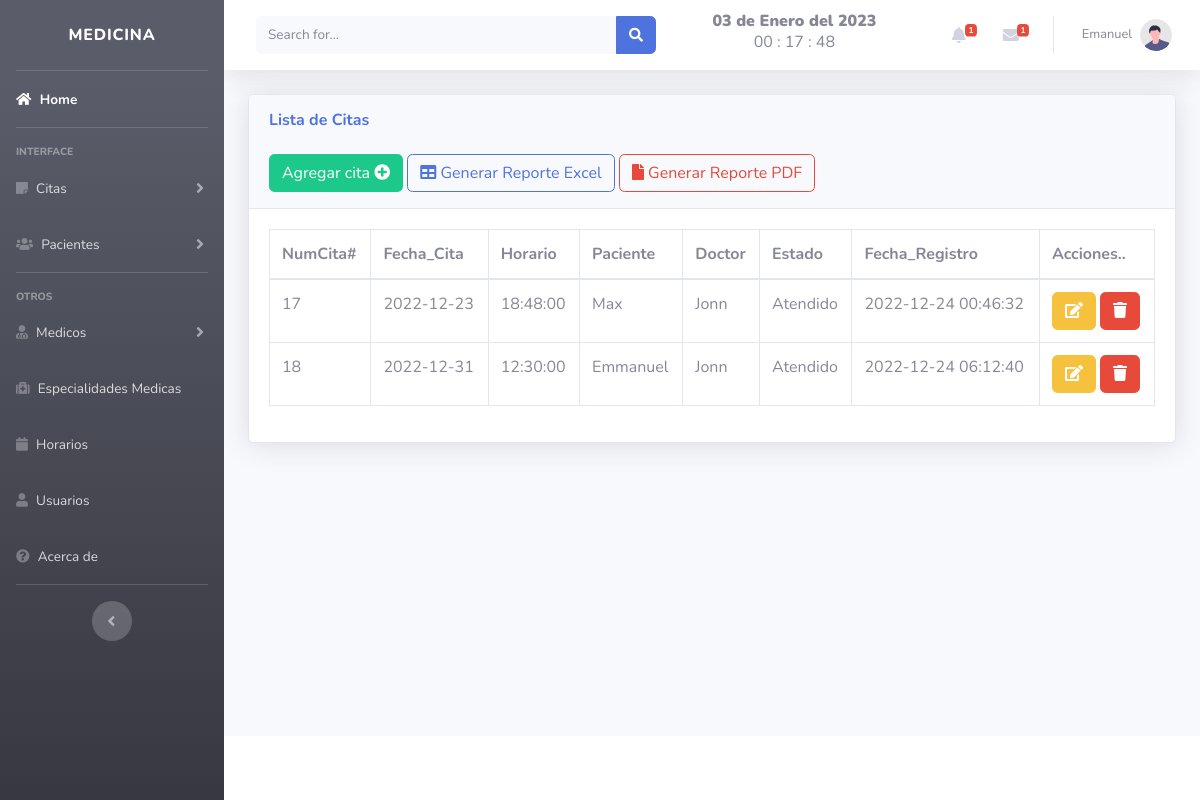
Page /views/citas.php (signed in) on the earlier database version.
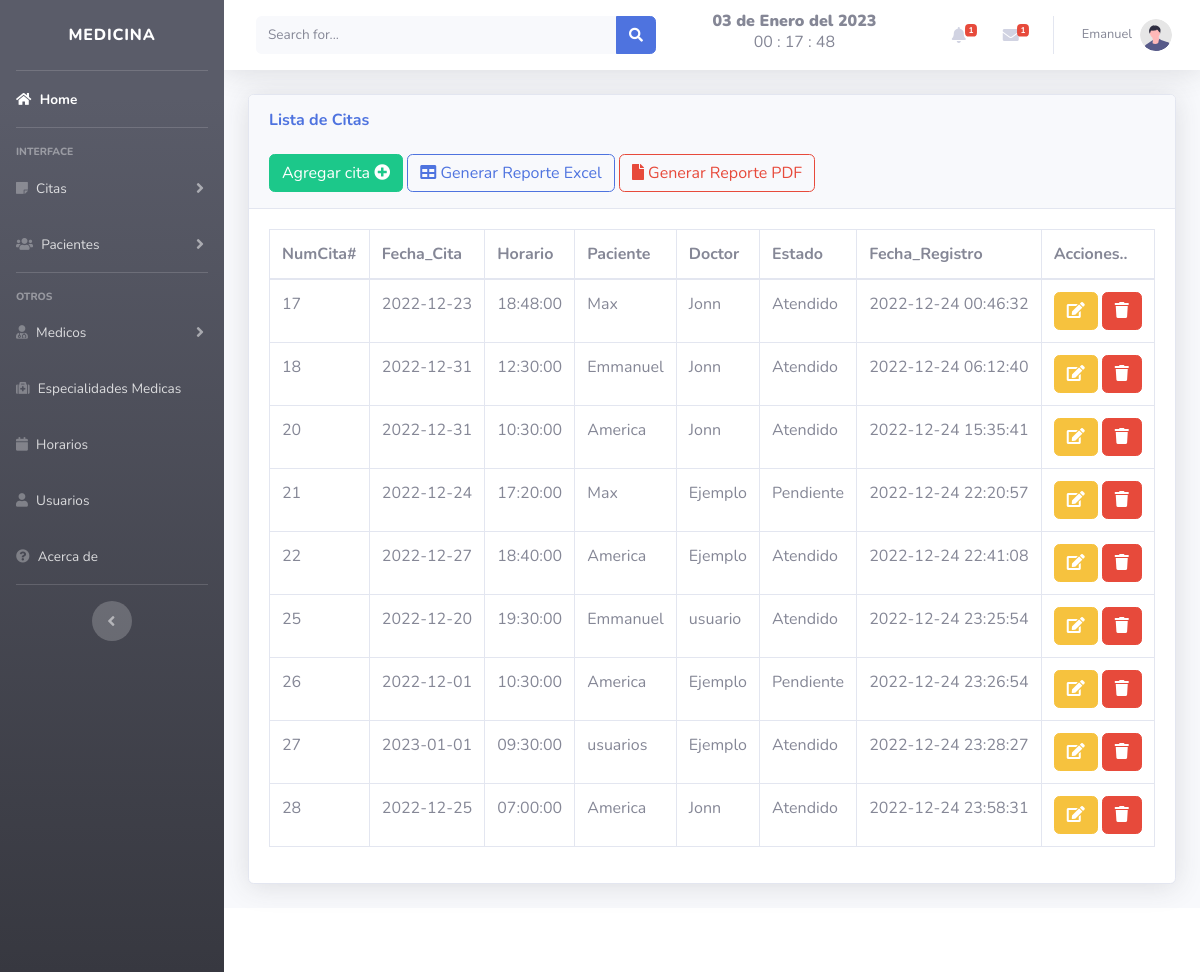
Same page on the later database version.
### tables this page shows
CREATE TABLE `citas` (
  `id` int(11) NOT NULL,
  `fecha` date NOT NULL,
  `hora` time NOT NULL,
  `id_paciente` int(11) NOT NULL,
  `id_doctor` int(11) NOT NULL,
  `estado` int(11) NOT NULL,
  `fecha_registro` timestamp NOT NULL DEFAULT current_timestamp()
);

CREATE TABLE `pacientes` (
  `id` int(11) NOT NULL,
  `nombre` varchar(50) NOT NULL,
  `apellidos` varchar(150) NOT NULL,
  `correo` varchar(50) NOT NULL,
  `edad` varchar(150) NOT NULL,
  `ocupacion` varchar(150) NOT NULL,
  `sexo` varchar(50) NOT NULL,
  `estado_civil` varchar(150) NOT NULL,
  `peso` varchar(150) NOT NULL,
  `nacimiento` date NOT NULL,
  `familiar` varchar(150) NOT NULL,
  `telefono` varchar(50) NOT NULL,
  `direccion` varchar(150) NOT NULL,
  `enfermedad` varchar(150) NOT NULL,
  `tipo_sangre` varchar(150) NOT NULL,
  `alergias` varchar(150) NOT NULL,
  `curp` varchar(150) NOT NULL,
  `fecha` timestamp NULL DEFAULT current_timestamp(),
  `estado` varchar(50) NOT NULL,
  `id_user` int(11) NOT NULL
);

CREATE TABLE `doctor` (
  `id` int(11) NOT NULL,
  `cedula` int(50) NOT NULL,
  `name` varchar(50) NOT NULL,
  `apellidos` varchar(150) NOT NULL,
  `correo` varchar(50) NOT NULL DEFAULT 'current_timestamp()',
  `id_horario` int(11) NOT NULL,
  `id_especialidad` int(11) NOT NULL,
  `sexo` varchar(50) NOT NULL,
  `telefono` varchar(50) NOT NULL,
  `direccion` varchar(150) NOT NULL,
  `fecha` date NOT NULL,
  `fecha_registro` timestamp NOT NULL DEFAULT current_timestamp(),
  `id_rol` int(11) NOT NULL
);

CREATE TABLE `estado` (
  `id` int(11) NOT NULL,
  `estado` varchar(50) NOT NULL
);

### includes/fecha.php (called while the page is built, shortened)
<?php
	function fecha(){
		$mes = array("","Enero",
					  "Febrero",
					  "Marzo",
					  "Abril",
					  "Mayo",
					  "Junio",
					  "Julio",
					  "Agosto",
					  "Septiembre",
					  "Octubre",
					  "Noviembre",
					  "Diciembre");
		return date('d')." de ". $mes[date('n')] . " del " . date('Y');
	}
 ?>

### views/citas.php (the view, shortened to what this page needs)
<?php
$typeUser = $_SESSION['rol'];
if($typeUser === '2' || $typeUser ==='1'){
    ?>
<!DOCTYPE html>
<html lang="en">
<head>
</head>
<?php include "../includes/header.php";?>
<body id="page-top">
                <div class="container-fluid">
                    <div class="card shadow mb-4">
                        <div class="card-header py-3">
                            <h6 class="m-0 font-weight-bold text-primary">Lista de Citas</h6>
                            <br>
                            <button type="button" class="btn btn-success" data-toggle="modal" data-target="#citas">
				            <span class="glyphicon glyphicon-plus"></span> Agregar cita <i class="fa fa-plus-circle" aria-hidden="true"></i> </a></button>
                            <a href="../includes/r_citas.php" class="btn btn-outline-primary">
                                <i class="fa fa-table" aria-hidden="true"></i> Generar Reporte Excel</a>
                            <a href="../includes/reporte_citas.php" class="btn btn-outline-danger">
                            <i class="fa fa-file" aria-hidden="true"></i>  Generar Reporte PDF</a>
                        </div>
                        <div class="card-body">
                            <div class="table-responsive">
                                <table class="table table-bordered" id="dataTable" width="100%" cellspacing="0">
                                    <thead>
                                        <tr>
                                            <th>NumCita#</th>
                                            <th>Fecha_Cita</th>
                                            <th>Horario</th>
                                            <th>Paciente</th>
                                            <th>Doctor</th>
                                            <th>Estado</th>
                                            <th>Fecha_Registro</th>
                                            <th>Acciones..</th>
                                        </tr>
                                    </thead>
				<?php
include "../includes/db.php";
$result=mysqli_query($conexion,"SELECT ct.id, ct.fecha, ct.hora, ct.estado, ct.fecha_registro,
p.nombre, d.name, est.estado FROM citas ct INNER JOIN pacientes p ON ct.id_paciente = p.id
INNER JOIN doctor d ON ct.id_doctor = d.id LEFT JOIN estado est ON ct.estado = est.id");
while ($fila = mysqli_fetch_assoc($result)):
?>
<tr>
<td><?php echo $fila['id']; ?></td>
<td><?php echo $fila['fecha']; ?></td>
<td><?php echo $fila['hora']; ?></td>
<td><?php echo $fila['nombre']; ?></td>
<td><?php echo $fila['name']; ?></td>
<td><?php echo $fila['estado']; ?></td>
<td><?php echo $fila['fecha_registro']; ?></td>
<td>
<a class="btn btn-warning" href="../includes/editar_cita.php?id=<?php echo $fila['id']?> ">
<i  class="fa fa-edit "></i> </a>
<a href="../includes/eliminar_cita.php?id=<?php echo $fila['id']?> " class="btn btn-danger btn-del" >
<i  class="fa fa-trash "></i></a></button>
</td>
</tr>
<?php endwhile;?>
                                </table>
                            </div>
                        </div>
                    </div>
                </div>
            <?php include "../includes/footer.php";?>
            <?php include "../includes/form_cita.php";?>
</body>
</html>
<?php }
else {
?>
<div id="notAllow" ></div>
<script src="https://code.jquery.com/jquery-3.6.3.min.js"></script>
<script  src="../js/not-allowed.js"></script>
<script src="https://unpkg.com/sweetalert/dist/sweetalert.min.js"></script><?php
}?>

### includes/header.php (shortened to what this page needs)
<?php
$typeUser = $_SESSION['rol'];
?>
<!DOCTYPE html>
<html lang="en">
<head>
    <link href="../vendor/fontawesome-free/css/all.min.css" rel="stylesheet" type="text/css">
    <link href="../css/sb-admin-2.min.css" rel="stylesheet">
    <link href="../vendor/datatables/dataTables.bootstrap4.min.css" rel="stylesheet">
    <link href="../vendor/datatables/dataTables.bootstrap4.min.css" rel="stylesheet">
</head>
<body id="page-top">
    <?php if($typeUser === '2' || $typeUser ==='1'){?>
    <div id="wrapper">
        <ul class="navbar-nav bg-gradient-dark sidebar sidebar-dark accordion" id="accordionSidebar">
            <a class="sidebar-brand d-flex align-items-center justify-content-center" href="index.php">
                <div class="sidebar-brand-text mx-1">Medicina</div>
            </a>
            <hr class="sidebar-divider my-0">
            <li class="nav-item active">
                <a class="nav-link" href="../views/index.php">
                <i class="fa fa-home" aria-hidden="true"></i>
                    <span>Home</span></a>
            </li>
            <hr class="sidebar-divider">
            <div class="sidebar-heading">
                Interface
            </div>
            <li class="nav-item">
                <a class="nav-link collapsed" href="#" data-toggle="collapse" data-target="#collapseTwo"
                    aria-expanded="true" aria-controls="collapseTwo">
                    <i class="fa fa-sticky-note" aria-hidden="true"></i>
                    <span>Citas</span>
                </a>
            </li>
            <li class="nav-item">
                <a class="nav-link collapsed" href="#" data-toggle="collapse" data-target="#collapseUtilities"
                    aria-expanded="true" aria-controls="collapseUtilities">
                    <i class="fa fa-users" aria-hidden="true"></i>
                    <span>Pacientes</span>
                </a>
            </li>
            <hr class="sidebar-divider">
            <div class="sidebar-heading">
                Otros
            </div>
            <li class="nav-item">
                <a class="nav-link collapsed" href="#" data-toggle="collapse" data-target="#collapsePages"
                    aria-expanded="true" aria-controls="collapsePages">
                    <i class="fa fa-user-md" aria-hidden="true"></i>
                    <span>Medicos</span>
                </a>
            </li>
            <li class="nav-item">
                <a class="nav-link" href="../views/especialidades.php">
                <i class="fa fa-medkit" aria-hidden="true"></i>
                    <span>Especialidades Medicas</span></a>
            </li>
            <li class="nav-item">
                <a class="nav-link" href="../views/horarios.php">
                <i class="fa fa-calendar" aria-hidden="true"></i>
                    <span>Horarios</span></a>
            </li>
            <li class="nav-item">
                <a class="nav-link" href="../views/usuarios.php">
                <i class="fa fa-user" aria-hidden="true"></i>
                    <span>Usuarios</span></a>
            </li>
            <li class="nav-item">
                <a class="nav-link" href="../views/acerca.php">
                <i class="fa fa-question-circle" aria-hidden="true"></i>
                    <span>Acerca de</span></a>
            </li>
            <hr class="sidebar-divider d-none d-md-block">
            <div class="text-center d-none d-md-inline">
                <button class="rounded-circle border-0" id="sidebarToggle"></button>
            </div>
        </ul>
<?php };?>
        <div id="content-wrapper" class="d-flex flex-column">
            <div id="content">
                <nav class="navbar navbar-expand navbar-light bg-white topbar mb-4 static-top shadow">
                    <form
                        class="d-none d-sm-inline-block form-inline mr-auto ml-md-3 my-2 my-md-0 mw-100 navbar-search">
                        <div class="input-group">
                            <input type="text" class="form-control bg-light border-0 small" placeholder="Search for..."
                                aria-label="Search" aria-describedby="basic-addon2">
                            <div class="input-group-append">
                                <button class="btn btn-primary" type="button">
                                    <i class="fas fa-search fa-sm"></i>
                                </button>
                            </div>
                        </div>
                    </form>
                    <?php include "fecha.php";?>
                    <center>
    <h8 class="ml-auto"><strong><b><?php echo fecha(); ?></h8></strong></b>
		<div class="reloj">
			<h6><span id="tiempo">00 : 00 : 00</span></h6>
		</div>
    </center>
                    <ul class="navbar-nav ml-auto">
                        <li class="nav-item dropdown no-arrow mx-1">
                            <a class="nav-link dropdown-toggle" href="#" id="alertsDropdown" role="button"
                                data-toggle="dropdown" aria-haspopup="true" aria-expanded="false">
                                <i class="fas fa-bell fa-fw"></i>
                                <span class="badge badge-danger badge-counter">1</span>
                            </a>
                        </li>
                        <li class="nav-item dropdown no-arrow mx-1">
                            <a class="nav-link dropdown-toggle" href="#" id="messagesDropdown" role="button"
                                data-toggle="dropdown" aria-haspopup="true" aria-expanded="false">
                                <i class="fas fa-envelope fa-fw"></i>
                                <span class="badge badge-danger badge-counter">1</span>
                            </a>
                        </li>
                        <li class="nav-item dropdown no-arrow">
                            <a class="nav-link dropdown-toggle" href="#" id="userDropdown" role="button"
                                data-toggle="dropdown" aria-haspopup="true" aria-expanded="false">
                                <span class="mr-2 d-none d-lg-inline text-gray-600 small">
                                <?php echo $_SESSION['nombre']; ?></span>
                                <img class="img-profile rounded-circle"
                                    src="../img/undraw_profile.svg">
                            </a>
                        </li>
                    </ul>
                </nav>
</body>
</html>

### includes/footer.php (shortened to what this page needs)
<footer class="sticky-footer bg-white">
          </footer>

### includes/form_cita.php (shortened to what this page needs)
<!DOCTYPE html>
<html lang="es-MX">
<head>
    <link rel="stylesheet" href="../package/dist/sweetalert2.css">
</head>
<body id="page-top">
</body>
</html>

Differences in the rows shown:
added citas: id "20", fecha "2022-12-31", hora "10:30:00", id_paciente.nombre "America", id_doctor.name "Jonn", estado.estado "Atendido", fecha_registro "2022-12-24 15:35:41"
added citas: id "21", fecha "2022-12-24", hora "17:20:00", id_paciente.nombre "Max", id_doctor.name "Ejemplo", estado.estado "Pendiente", fecha_registro "2022-12-24 22:20:57"
added citas: id "22", fecha "2022-12-27", hora "18:40:00", id_paciente.nombre "America", id_doctor.name "Ejemplo", estado.estado "Atendido", fecha_registro "2022-12-24 22:41:08"
added citas: id "25", fecha "2022-12-20", hora "19:30:00", id_paciente.nombre "Emmanuel", id_doctor.name "usuario", estado.estado "Atendido", fecha_registro "2022-12-24 23:25:54"
added citas: id "26", fecha "2022-12-01", hora "10:30:00", id_paciente.nombre "America", id_doctor.name "Ejemplo", estado.estado "Pendiente", fecha_registro "2022-12-24 23:26:54"
added citas: id "27", fecha "2023-01-01", hora "09:30:00", id_paciente.nombre "usuarios", id_doctor.name "Ejemplo", estado.estado "Atendido", fecha_registro "2022-12-24 23:28:27"
added citas: id "28", fecha "2022-12-25", hora "07:00:00", id_paciente.nombre "America", id_doctor.name "Jonn", estado.estado "Atendido", fecha_registro "2022-12-24 23:58:31"
